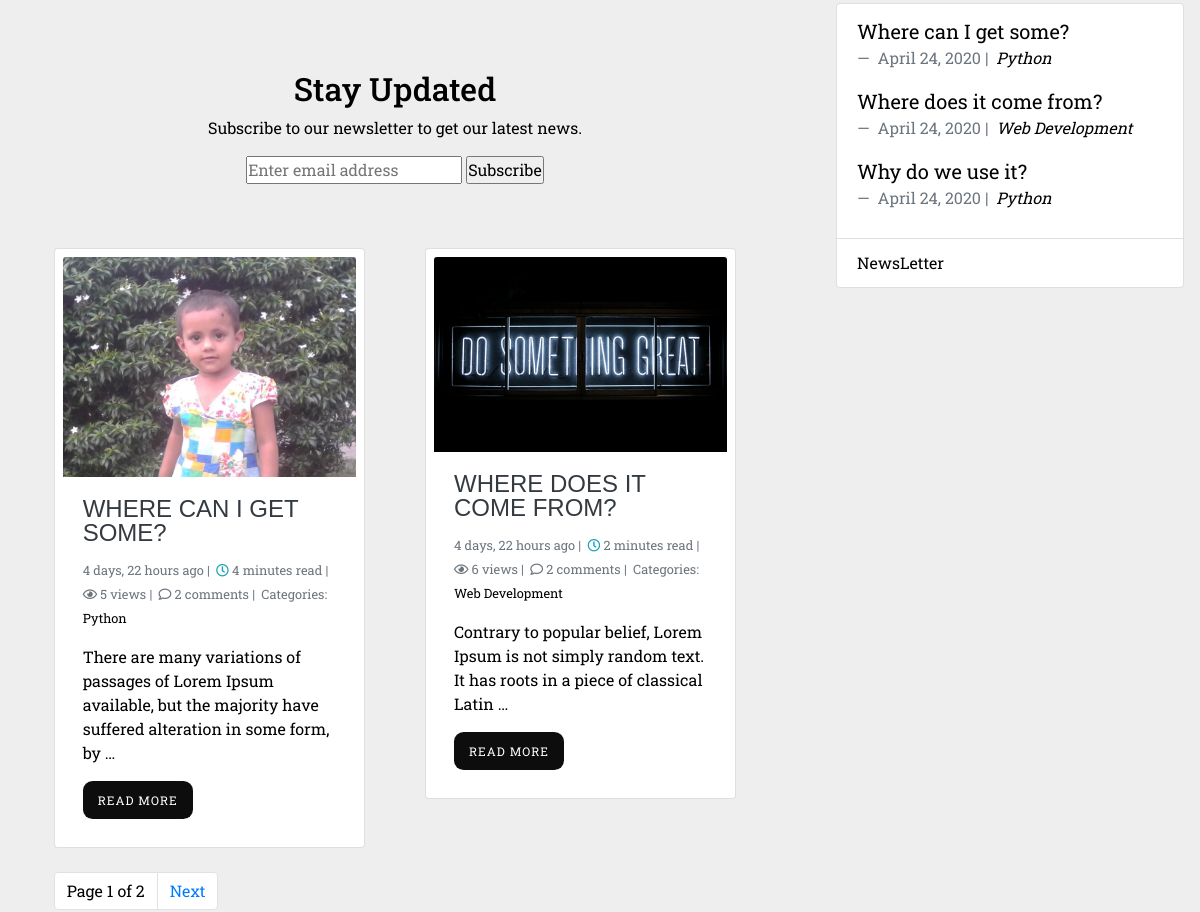
Before: / (middle part) with the older database file.
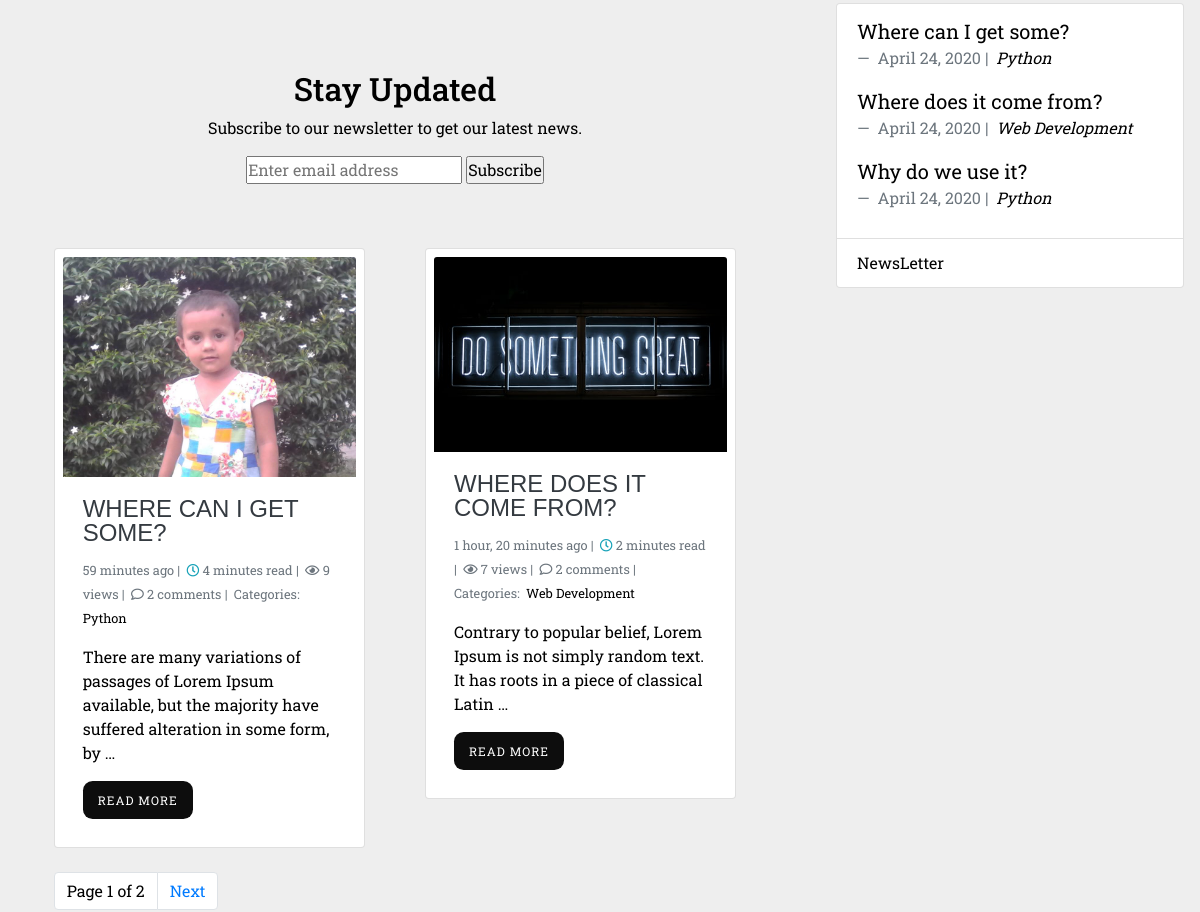
After: the same page with the newer database file.
### blog/models.py (models this page shows, shortened)
class Post(models.Model):
    main_image      = models.ImageField(upload_to='images/', blank=True)
    title           = models.CharField(max_length=255)
    slug            = models.SlugField(null=False, unique=True)
    body            = models.TextField()
    created_on      = models.DateTimeField(auto_now_add=True)
    status          = models.IntegerField(choices=STATUS, default=0)
    last_modified   = models.DateTimeField(auto_now=True)
    categories      = models.ManyToManyField('Category', related_name='posts')
    read_time       = models.IntegerField(default=0)
    number_of_views = models.IntegerField(default=0, null=True, blank=True)
    number_of_likes = models.IntegerField(default=0, null=True, blank=True)
    objects = models.Manager()
    class Meta:
        ordering = ['-created_on']
    def get_absolute_url(self):
        return reverse('blog_detail', kwargs={'slug': self.slug})
    @property
    def comments(self):
        instance = self
        qs = Comment.objects.filter_by_instance(instance)
        return qs

### personal_website/views.py (the view)
# urls.py: 2. Add a URL to urlpatterns:  path('', Home.as_view(), name='home')
class Home(generic.ListView):
    model = Post
    template_name = 'home.html'
    context_object_name = 'posts'
    paginate_by = 2
    def get_context_data(self, **kwargs):
        context = super(Home, self).get_context_data(**kwargs)
        context['post_num'] = Post.objects.count()
        return context

### about/templatetags/about_tags.py (called while the page is built)
@register.inclusion_tag('_about_me.html')
def about_me():
    abouts = About.objects.all()
    return {'abouts': abouts}

@register.inclusion_tag('_about_me_detail.html')
def about_me_detail():
    abouts = About.objects.all()
    return {'abouts': abouts}

### blog/models.py (called while the page is built)
    def filter_by_instance(self, instance):
        content_type = ContentType.objects.get_for_model(instance.__class__)
        obj_id = instance.id
        qs = super(CommentManager, self).filter(content_type=content_type, object_id=obj_id).filter(parent=None)
        return qs

### blog/templatetags/blog_tags.py (called while the page is built)
@register.inclusion_tag('_latest_posts.html')
def latest_posts():
    posts = Post.objects.filter(status=1)[:3]
    return {'posts': posts}

### blog/templatetags/markdown_extras.py (called while the page is built)
@register.filter()
@stringfilter
def markdown(value):
    return md.markdown(value, extensions=['markdown.extensions.fenced_code'])

### personal_website/templates/home.html (shortened to what this page needs)
{% extends 'base.html' %}
{% load markdown_extras %}
{% load about_tags %}
{% block page_content %}
<div class="container py-5">
  <div class="row py-5">
    <div class="col-sm text-center">
      <h2>Stay Updated</h2>
      <p>Subscribe to our newsletter to get our latest news.</p>
      <form action="{% url 'newsletters:subscribe' %}" method="POST">{% csrf_token %}
        <input type="email" name="email" placeholder="Enter email address">
        <input type="submit" value="Subscribe">
      </form>
    </div>
  </div>
  <div class="row py-3">
    {% for post in posts %}
    <div class="col-md-6">
      <div class="container">
        <div class="card mb-2">
          <img class="card-img-top" src="{{ post.main_image.url }}" alt="Card image cap">
           <div class="card-body">
            <h3 class="card-title"><a class="text-dark" href="{% url 'blog_detail' post.slug %}">{{ post.title }}</a></h3>
            <small class="text-muted">
               {{ post.last_modified | timesince }} ago |&nbsp;
              <i class="far fa-clock text-info"></i> {% if post.read_time <= 1 %} < 1 Minute {% else %}{{ post.read_time }} minutes read {% endif %} |&nbsp;
              <i class="far fa-eye"></i> {{ post.number_of_views }} views |&nbsp;
              <i class="far fa-comment"></i> {{ post.comments.count }} comments |&nbsp;
              Categories:&nbsp;
              {% for category in post.categories.all %}
              <a href="{% url 'blog_category' category.name %}">
                {{ category.name }}
                </a>&nbsp;
              {% endfor %}
            </small>
            <p class="card-text">{{ post.body | markdown | safe | truncatewords:20 }}</p>
            <a class="blog-home__cta" href="{% url 'blog_detail' post.slug %}">Read more</a>
          </div>
        </div>
      </div>
    </div>
    {% endfor %}
  </div>
  {% if is_paginated %}
  <div class="container mb-3">
    {% include 'pagination.html' %}
  </div>
{% endif %}
</div>
{% endblock %}

### blog/templates/_latest_posts.html
{% for entry in posts %}
<blockquote class="blockquote">
  <p class="mb-0"><a href="{{ entry.get_absolute_url }}">{{ entry.title }}</a></p>
  <footer class="blockquote-footer">
    {{ entry.created_on.date }} |&nbsp;
    <cite title="Source Title">
      {% for category in entry.categories.all %}
      <a href="{% url 'blog_category' category.name %}">
        {{ category.name }}
      </a>
      {% endfor %}
    </cite>
  </footer>
</blockquote>
{% endfor %}

Changed rows visible on the page:
changed Post "WHERE CAN I GET SOME?": last_modified "4 days, 22 hours" → "59 minutes"; number_of_views "5" → "9"
changed Post "WHERE DOES IT COME FROM?": last_modified "4 days, 22 hours" → "1 hour, 20 minutes"; number_of_views "6" → "7"
